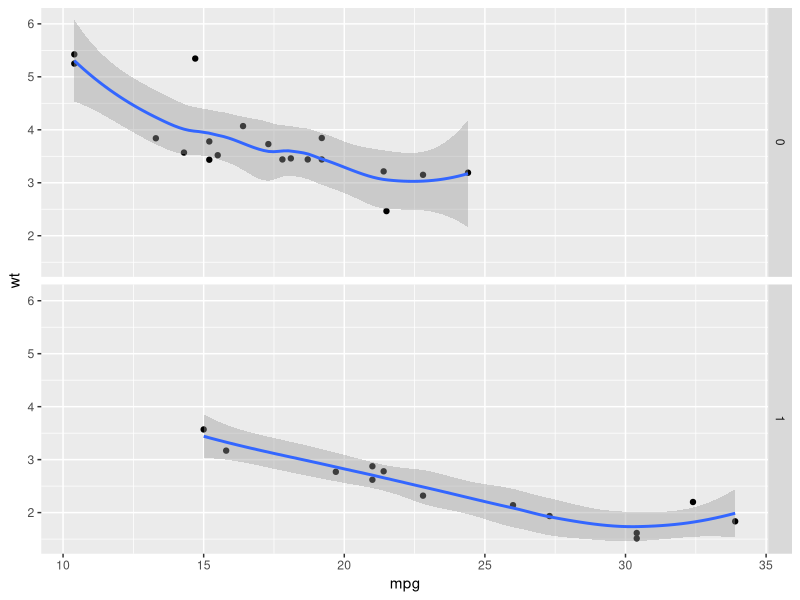
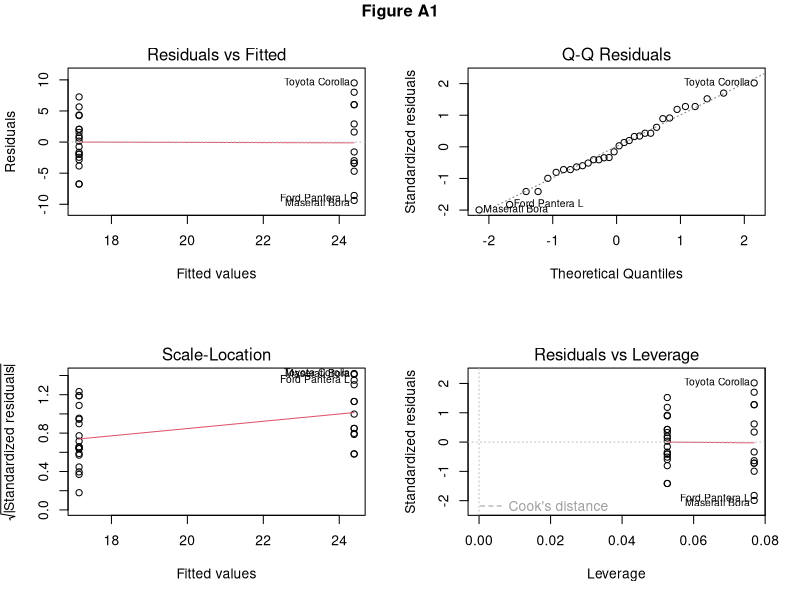

Write the R code that produced these figures, in order.
## ---- chunk 1
#The warnings/messages from this section are hidden
library(ggplot2)
ggplot(data=mtcars,aes(mpg,wt)) + geom_point() + facet_grid(facets = am ~ .) + geom_smooth()
## ---- chunk 2
manualcars <- mtcars[mtcars$am == 0,]
autocars <- mtcars[mtcars$am == 1,]
#Mean MPG/Weight of cars with manual transmission
mean(manualcars$mpg)
mean(manualcars$wt)
#Mean MPG/Weight of cars with automatic transmission
mean(autocars$mpg)
mean(autocars$wt)
## ---- chunk 3
t.test(manualcars$mpg,autocars$mpg,var.equal = T)
## ---- chunk 4
fit <- lm(mpg ~ am,data=mtcars)
summary(fit)
## ---- chunk 5
fit1 <- lm(formula = mpg ~ am, data = mtcars)
fit2 <- lm(formula = mpg ~ am + wt, data = mtcars)
fit3 <- lm(formula = mpg ~ am + wt + cyl, data = mtcars)
fit4 <- lm(formula = mpg ~ am + wt + cyl + hp, data = mtcars)
anova(fit1,fit2,fit3,fit4)
## ---- chunk 6
par(mfrow=c(2,2))
plot(fit)
title("Figure A1",outer=T,line=-1)
